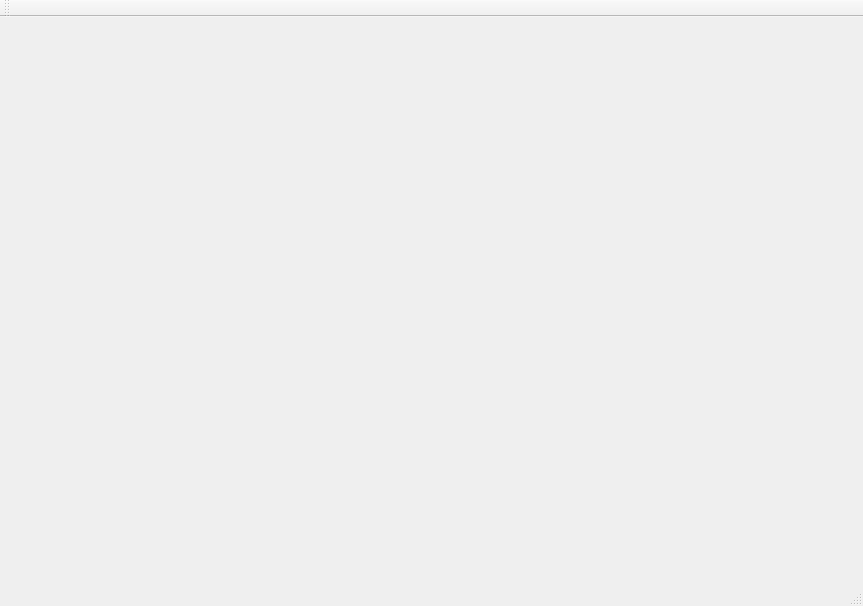
<?xml version="1.0" encoding="UTF-8"?>
<ui version="4.0">
 <class>MainWindow</class>
 <widget class="QMainWindow" name="MainWindow">
  <property name="geometry">
   <rect>
    <x>0</x>
    <y>0</y>
    <width>863</width>
    <height>606</height>
   </rect>
  </property>
  <property name="windowTitle">
   <string>MainWindow</string>
  </property>
  <widget class="QWidget" name="centralWidget">
   <property name="sizePolicy">
    <sizepolicy hsizetype="Expanding" vsizetype="Maximum">
     <horstretch>0</horstretch>
     <verstretch>0</verstretch>
    </sizepolicy>
   </property>
   <layout class="QHBoxLayout" name="horizontalLayout">
    <item>
     <layout class="QGridLayout" name="graphicLayout"/>
    </item>
   </layout>
  </widget>
  <widget class="QMenuBar" name="menuBar">
   <property name="geometry">
    <rect>
     <x>0</x>
     <y>0</y>
     <width>863</width>
     <height>21</height>
    </rect>
   </property>
  </widget>
  <widget class="QToolBar" name="mainToolBar">
   <attribute name="toolBarArea">
    <enum>TopToolBarArea</enum>
   </attribute>
   <attribute name="toolBarBreak">
    <bool>false</bool>
   </attribute>
  </widget>
  <widget class="QStatusBar" name="statusBar"/>
 </widget>
 <layoutdefault spacing="6" margin="11"/>
 <resources/>
 <connections/>
</ui>
